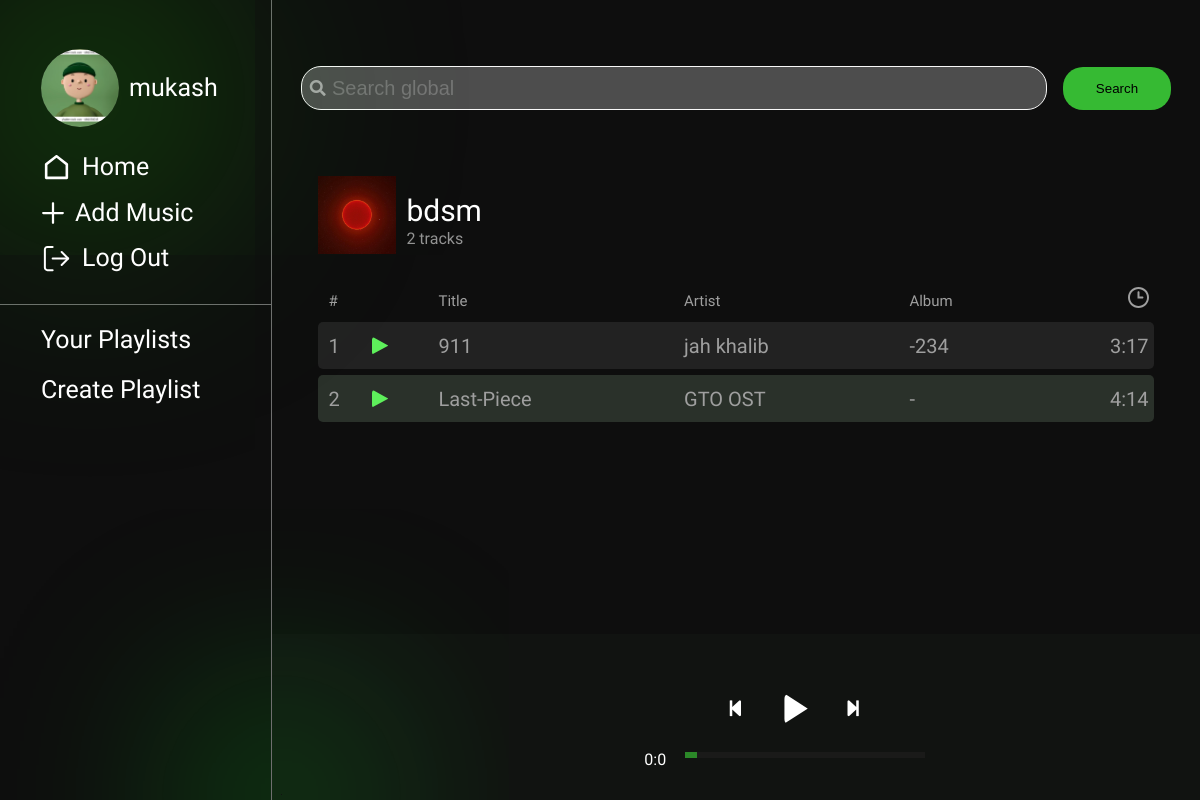
The page /playlist/14/ (signed in) on the database as committed earlier.
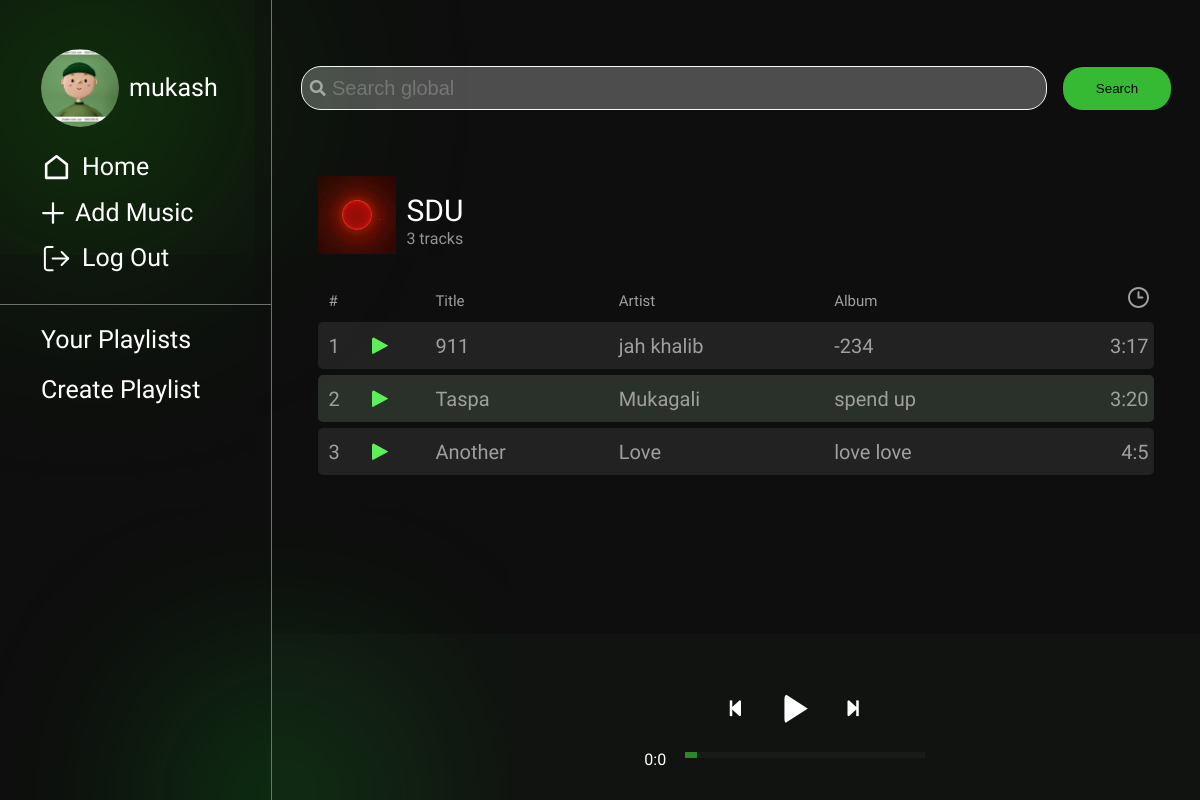
The same page on the database as committed later.
### tyndama/models.py (models this page shows, shortened)
class Playlist(models.Model):
    name = models.CharField(max_length=255)
    user = models.ForeignKey(User, on_delete=models.CASCADE, related_name='playlists')
    songs = models.ManyToManyField(Music)
    def get_num_of_tracks(self):
        arr = []
        for i in self.songs.iterator():
            arr.append(i)
        return len(arr)

class Music(models.Model):
    song_id = models.AutoField(primary_key=True)
    name = models.CharField(max_length=255)
    singer = models.CharField(max_length=255)
    tags = models.CharField(max_length=255)
    image = models.ImageField(upload_to='images_1')
    song = models.FileField(upload_to='images_1')
    album = models.CharField(max_length=255, default="-")
    time = models.CharField(max_length=50)
    is_approved = models.BooleanField(default=False)

### tyndama/views.py (the view, shortened to what this page needs)
# urls.py: path('playlist/<int:playlist_id>/', views.playlist_detail, name='playlist'),
def playlist_detail(request, playlist_id):
    form = Search()
    all_playlist = Playlist.objects.filter(user=request.user)
    playlist = Playlist.objects.get(id=playlist_id)
    music_list = playlist.songs.all()
    return render(request, 'tyndama/playlist.html',
                  {'music': music_list, 'playlist': all_playlist, 'curr_playlist': playlist, 'form': form})

### tyndama/forms.py
class Search(forms.Form):
    text_input = forms.CharField(label="",  widget=forms.TextInput(attrs={'placeholder': 'Search global', 'class' : 'search-input'}), required=False)

### templates/tyndama/playlist.html (shortened to what the changed rows need)
<!doctype html>
{% load static %}
<html lang="en">
<head>
    <link rel="stylesheet" href="{% static 'tyndama/css/styles.css' %}">
    <link rel="stylesheet" href="https://cdnjs.cloudflare.com/ajax/libs/font-awesome/5.15.2/css/all.min.css"
/>
</head>
<body>
<div class="content">
    <div class="top-block">
        <div class="curr-playlist">
            <div class="playlist-info mr">
                <p class="big-title">{{ curr_playlist.name }}</p>
                <p class="big-num-of-tracks">{{ curr_playlist.get_num_of_tracks }} tracks</p>
            </div>
        </div>
    </div>
    <div class="mid-block">
        <div class="wrapper-table">
            <table id="playlist" class="no-select">
                <thead>
                <th>#</th>
                <th></th>
                <th>Title</th>
                <th>Artist</th>
                <th>Album</th>
                <th>
                    <img src="{% static 'tyndama/img/clock.svg' %}" alt="time">
                </th>
                </thead>
                <tbody>
                {% for i in music %}
                    <tr>
                        <td>{{ forloop.counter }}</td>
                        <td>
                            <div onload="save('{{ i.song }}', {{ i.song_id }}, '{{ i.name }}', '{{ i.singer }}', '{{ i.image }}')"
                                 onclick="startPlay('{{ i.song }}', {{ i.song_id }}, '{{ i.name }}', '{{ i.singer }}', '{{ i.image }}' )"
                                 class="inline-toggle-play pause" id="{{ i.song_id }}">
                                <span></span>
                            </div>
                        </td>
                        <td>{{ i.name }}</td>
                        <td>{{ i.singer }}</td>
                        <td>{{ i.album }}</td>
                        <td>{{ i.time }}</td>
                    </tr>
                {% endfor %}
                </tbody>
            </table>
        </div>
    </div>
</div>
</body>
</html>

Rows that differ between the two databases and show on the page:
no longer on this page (row unchanged): Music: name "Last-Piece", singer "GTO OST", album "-", time "4:14"
changed Playlist: name "bdsm" → "SDU"; get_num_of_tracks "2" → "3"
now on this page (row unchanged): Music: name "Taspa", singer "Mukagali", album "spend up", time "3:20"
added Music: name "Another", singer "Love", album "love love", time "4:5"
